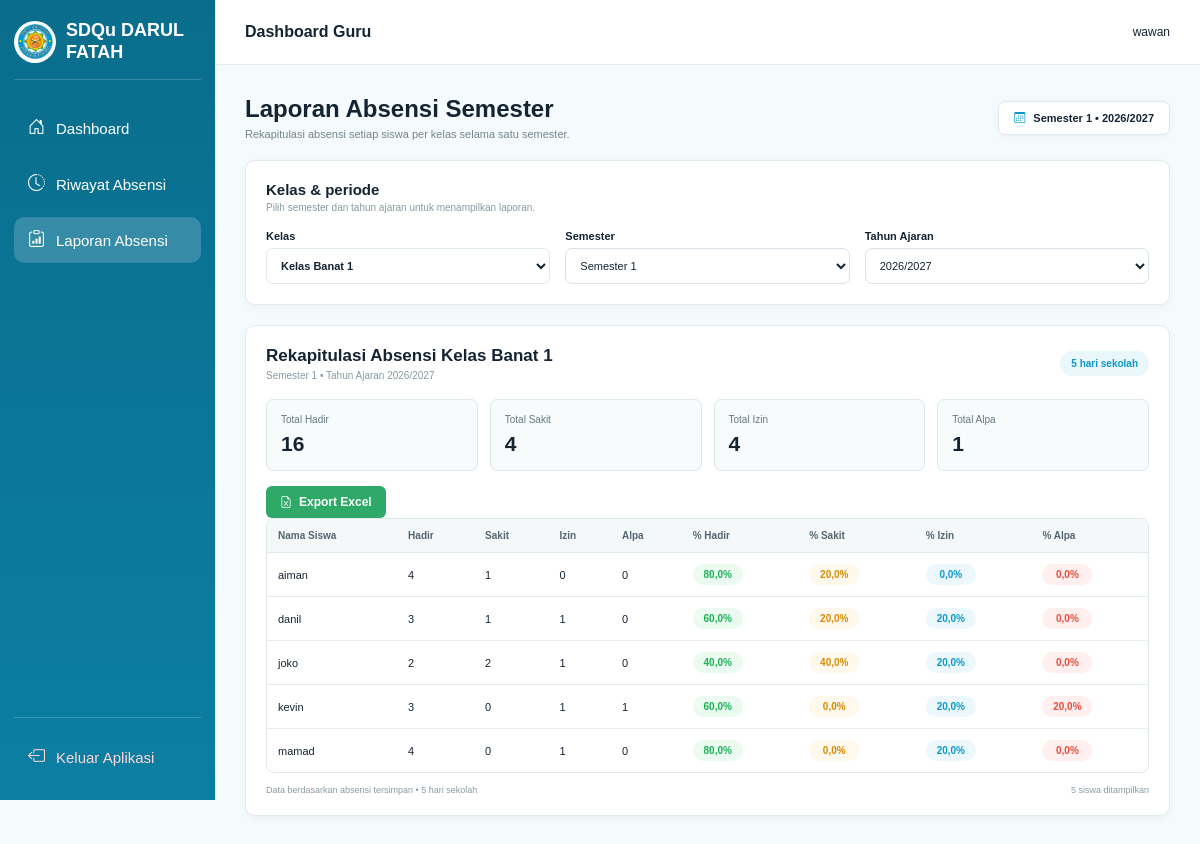
Page /guru/gr_index.php?page=rekap (signed in) on the committed database.
### tables this page shows
CREATE TABLE `tbl_kelas` (
  `id_kelas` int(11) NOT NULL,
  `nama_kelas` varchar(50) NOT NULL,
  `id_wali_guru` int(11) DEFAULT NULL
);

CREATE TABLE `tbl_siswa` (
  `id_siswa` int(11) NOT NULL,
  `nis` varchar(30) NOT NULL,
  `nama_siswa` varchar(100) NOT NULL,
  `id_kelas` int(11) NOT NULL
);

### guru/gr_index.php (called while the page is built, shortened)
<?php
$page = $_GET['page'] ?? 'beranda';
switch ($page) {
    case 'rekap':
        if ($_SESSION['role'] == "wali") {
            $file = 'modRekap/rekap.php';
        } else {
            $file = 'gr_beranda.php';
        }
        break;
}
require 'gr_header.php';
require $file;
require 'gr_footer.php';
?>

### guru/modRekap/rekap.php (the view, shortened to what this page needs)
<?php
$id_guru = isset($_SESSION['id_guru']) ? (int) $_SESSION['id_guru'] : 0;
$query_kelas = mysqli_query(
    $koneksi,
    "SELECT *
     FROM tbl_kelas
     WHERE id_wali_guru='$id_guru'
     LIMIT 1"
);
$kelasWali = mysqli_fetch_assoc($query_kelas);
$id_kelas = (int) $kelasWali['id_kelas'];
$nama_kelas = $kelasWali['nama_kelas'];
$tahunSekarang = (int) date('Y');
$bulanSekarang = (int) date('m');
if ($bulanSekarang >= 7) {
    $awalTahunAjaran = $tahunSekarang;
    $semesterDefault = 1;
} else {
    $awalTahunAjaran = $tahunSekarang - 1;
    $semesterDefault = 2;
}
$daftarTahun = array(
    $awalTahunAjaran . "/" . ($awalTahunAjaran + 1),
    ($awalTahunAjaran - 1) . "/" . $awalTahunAjaran,
    ($awalTahunAjaran - 2) . "/" . ($awalTahunAjaran - 1)
);
$semester = isset($_GET['semester']) ? (int) $_GET['semester'] : $semesterDefault;
$tahun_ajaran = isset($_GET['tahun']) ? $_GET['tahun'] : $daftarTahun[0];
$bagianTahun = explode('/', $tahun_ajaran);
$tahunAwal = (int) $bagianTahun[0];
$tahunAkhir = (int) $bagianTahun[1];
if ($semester == 1) {
    $tanggal_awal = $tahunAwal . "-07-01";
    $tanggal_akhir = $tahunAwal . "-12-31";
} else {
    $tanggal_awal = $tahunAkhir . "-01-01";
    $tanggal_akhir = $tahunAkhir . "-06-30";
}
$query_hari = mysqli_query($koneksi, "SELECT COUNT(DISTINCT tbl_absensi.tanggal) AS jumlah_hari
                                      FROM tbl_absensi
                                      JOIN tbl_siswa
                                      ON tbl_absensi.id_siswa = tbl_siswa.id_siswa
                                      WHERE tbl_siswa.id_kelas='$id_kelas'
                                      AND tbl_absensi.tanggal
                                      BETWEEN '$tanggal_awal' AND '$tanggal_akhir'");
$dataHari = mysqli_fetch_assoc($query_hari);
$jumlahHariSekolah = $dataHari['jumlah_hari'];
$query_siswa = mysqli_query($koneksi, "SELECT
                                        tbl_siswa.id_siswa,
                                        tbl_siswa.nis,
                                        tbl_siswa.nama_siswa,
                                        COALESCE(SUM(
                                            CASE
                                                WHEN tbl_absensi.status='Hadir'
                                                THEN 1 ELSE 0
                                            END
                                        ), 0) AS hadir,
                                        COALESCE(SUM(
                                            CASE
                                                WHEN tbl_absensi.status='Sakit'
                                                THEN 1 ELSE 0
                                            END
                                        ), 0) AS sakit,
                                        COALESCE(SUM(
                                            CASE
                                                WHEN tbl_absensi.status='Izin'
                                                THEN 1 ELSE 0
                                            END
                                        ), 0) AS izin,
                                        COALESCE(SUM(
                                            CASE
                                                WHEN tbl_absensi.status='Alpa'
                                                THEN 1 ELSE 0
                                            END
                                        ), 0) AS alpa
                                      FROM tbl_siswa
                                      LEFT JOIN tbl_absensi
                                      ON tbl_siswa.id_siswa = tbl_absensi.id_siswa
                                      AND tbl_absensi.tanggal
                                      BETWEEN '$tanggal_awal' AND '$tanggal_akhir'
                                      WHERE tbl_siswa.id_kelas='$id_kelas'
                                      GROUP BY
                                        tbl_siswa.id_siswa,
                                        tbl_siswa.nis,
                                        tbl_siswa.nama_siswa
                                      ORDER BY tbl_siswa.nama_siswa ASC");
$dataSiswa = array();
while ($siswa = mysqli_fetch_assoc($query_siswa)) {
    $dataSiswa[] = $siswa;
}
$totalHadir = 0;
$totalSakit = 0;
$totalIzin = 0;
$totalAlpa = 0;
foreach ($dataSiswa as $siswa) {
    $totalHadir += $siswa['hadir'];
    $totalSakit += $siswa['sakit'];
    $totalIzin += $siswa['izin'];
    $totalAlpa += $siswa['alpa'];
}
?>
<div class="rekap-heading">
    <div>
        <h1>Laporan Absensi Semester</h1>
        <p>Rekapitulasi absensi setiap siswa per kelas selama satu semester.</p>
    </div>
    <div class="semester-badge">
        <i class="bi bi-calendar3"></i>
        Semester <?php echo $semester; ?> • <?php echo htmlspecialchars($tahun_ajaran); ?>
    </div>
</div>
<div class="rekap-filter">
    <div class="rekap-filter-title">
        <h3>Kelas & periode</h3>
        <p>Pilih semester dan tahun ajaran untuk menampilkan laporan.</p>
    </div>
    <div class="rekap-filter-row">
    <div class="rekap-filter-group">
        <label>Kelas</label>
        <select id="rekapKelas" disabled>
            <option value="<?php echo $id_kelas; ?>" selected>
                Kelas <?php echo htmlspecialchars($nama_kelas); ?>
            </option>
        </select>
    </div>
        <div class="rekap-filter-group">
            <label>Semester</label>
            <select id="rekapSemester">
                <option value="1" <?php if ($semester == 1) echo "selected"; ?>>Semester 1</option>
            </select>
        </div>
        <div class="rekap-filter-group">
            <label>Tahun Ajaran</label>
            <select id="rekapTahun">
                <?php foreach ($daftarTahun as $tahun) { ?>
                    <option value="<?php echo $tahun; ?>" <?php if ($tahun_ajaran == $tahun) echo "selected"; ?>>
                        <?php echo $tahun; ?>
                    </option>
                <?php } ?>
            </select>
        </div>
    </div>
</div>
<div class="rekap-card">
    <div class="rekap-card-header">
        <div>
            <h2>Rekapitulasi Absensi Kelas <?php echo htmlspecialchars($nama_kelas); ?></h2>
            <p>Semester <?php echo $semester; ?> • Tahun Ajaran <?php echo htmlspecialchars($tahun_ajaran); ?></p>
        </div>
        <div class="hari-sekolah">
            <?php echo $jumlahHariSekolah; ?> hari sekolah
        </div>
    </div>
    <div class="rekap-summary">
        <div class="rekap-summary-card">
            <span>Total Hadir</span>
            <strong><?php echo number_format($totalHadir, 0, ',', '.'); ?></strong>
        </div>
        <div class="rekap-summary-card">
            <span>Total Sakit</span>
            <strong><?php echo number_format($totalSakit, 0, ',', '.'); ?></strong>
        </div>
        <div class="rekap-summary-card">
            <span>Total Izin</span>
            <strong><?php echo number_format($totalIzin, 0, ',', '.'); ?></strong>
        </div>
        <div class="rekap-summary-card">
            <span>Total Alpa</span>
            <strong><?php echo number_format($totalAlpa, 0, ',', '.'); ?></strong>
        </div>
    </div>
    <a href="modRekap/export_rekap.php?semester=<?php echo $semester; ?>&tahun_ajaran=<?php echo urlencode($tahun_ajaran); ?>" class="btn-export">
        <i class="bi bi-file-earmark-excel"></i> Export Excel
    </a>
    <div class="rekap-table-container">
        <table class="rekap-table">
            <thead>
                <tr>
                    <th>Nama Siswa</th>
                    <th>Hadir</th>
                    <th>Sakit</th>
                    <th>Izin</th>
                    <th>Alpa</th>
                    <th>% Hadir</th>
                    <th>% Sakit</th>
                    <th>% Izin</th>
                    <th>% Alpa</th>
                </tr>
            </thead>
            <tbody>
                <?php foreach ($dataSiswa as $siswa) { ?>
                    <?php
                    if ($jumlahHariSekolah > 0) {
                        $persenHadir = ($siswa['hadir'] / $jumlahHariSekolah) * 100;
                        $persenSakit = ($siswa['sakit'] / $jumlahHariSekolah) * 100;
                        $persenIzin = ($siswa['izin'] / $jumlahHariSekolah) * 100;
                        $persenAlpa = ($siswa['alpa'] / $jumlahHariSekolah) * 100;
                    } else {
                        $persenHadir = 0;
                        $persenSakit = 0;
                        $persenIzin = 0;
                        $persenAlpa = 0;
                    }
                    ?>
                    <tr>
                        <td><?php echo htmlspecialchars($siswa['nama_siswa']); ?></td>
                        <td><?php echo $siswa['hadir']; ?></td>
                        <td><?php echo $siswa['sakit']; ?></td>
                        <td><?php echo $siswa['izin']; ?></td>
                        <td><?php echo $siswa['alpa']; ?></td>
                        <td><span class="persen-status persen-hadir"><?php echo number_format($persenHadir, 1, ',', '.'); ?>%</span></td>
                        <td><span class="persen-status persen-sakit"><?php echo number_format($persenSakit, 1, ',', '.'); ?>%</span></td>
                        <td><span class="persen-status persen-izin"><?php echo number_format($persenIzin, 1, ',', '.'); ?>%</span></td>
                        <td><span class="persen-status persen-alpa"><?php echo number_format($persenAlpa, 1, ',', '.'); ?>%</span></td>
                    </tr>
                <?php } ?>
            </tbody>
        </table>
    </div>
    <div class="rekap-footer">
        <span>Data berdasarkan absensi tersimpan • <?php echo $jumlahHariSekolah; ?> hari sekolah</span>
        <span><?php echo count($dataSiswa); ?> siswa ditampilkan</span>
    </div>
</div>

### css/guru.css (style rules this page uses)
* { margin: 0; padding: 0; box-sizing: border-box; }
body { font-family: Arial, Helvetica, sans-serif; background-color: #F5FAFC; color: #142433; }
.rekap-heading { display: flex; justify-content: space-between; align-items: center; margin-bottom: 20px; }
.rekap-heading h1 { font-size: 24px; color: #142433; margin-bottom: 5px; }
.rekap-heading p { font-size: 11px; color: #73858D; }
.semester-badge { background-color: #FFFFFF; border: 1px solid #DCE8ED; border-radius: 7px; padding: 10px 15px; font-size: 11px; font-weight: 600; color: #142433; box-shadow: 0 2px 8px rgba(0, 0, 0, 0.04); }
.semester-badge i { color: #0E97C8; margin-right: 5px; }
.rekap-filter { background-color: #FFFFFF; border: 1px solid #E0EBEF; border-radius: 10px; padding: 20px; margin-bottom: 20px; box-shadow: 0 3px 10px rgba(0, 0, 0, 0.04); }
.rekap-filter-title h3 { font-size: 15px; color: #142433; margin-bottom: 4px; }
.rekap-filter-title p { font-size: 10px; color: #8A9AA2; margin-bottom: 17px; }
.rekap-filter-row { display: grid; grid-template-columns: repeat(3, 1fr); gap: 15px; }
.rekap-filter-group { display: flex; flex-direction: column; gap: 6px; }
.rekap-filter-group label { font-size: 11px; font-weight: 600; color: #142433; }
.rekap-filter-group select { width: 100%; padding: 10px; border: 1px solid #D7E3E8; border-radius: 7px; background-color: #FFFFFF; font-size: 11px; color: #142433; outline: none; cursor: pointer; }
.rekap-filter-group select:disabled { background-color: #FFFFFF; border-color: #DFE9ED; color: #142433; font-weight: 600; cursor: default; opacity: 1; }
.rekap-card { background-color: #FFFFFF; border: 1px solid #E0EBEF; border-radius: 10px; padding: 20px; box-shadow: 0 3px 10px rgba(0, 0, 0, 0.04); }
.rekap-card-header { display: flex; justify-content: space-between; align-items: center; margin-bottom: 18px; }
.rekap-card-header h2 { font-size: 17px; color: #142433; margin-bottom: 4px; }
.rekap-card-header p { font-size: 10px; color: #8A9AA2; }
.hari-sekolah { padding: 7px 11px; border-radius: 20px; background-color: #EAF7FB; color: #0E97C8; font-size: 10px; font-weight: 600; }
.rekap-summary { display: grid; grid-template-columns: repeat(4, 1fr); gap: 12px; margin-bottom: 15px; }
.rekap-summary-card { background-color: #F8FBFC; border: 1px solid #DFE9ED; border-radius: 7px; padding: 14px; }
.rekap-summary-card span { display: block; font-size: 10px; color: #657881; margin-bottom: 7px; }
.rekap-summary-card strong { font-size: 21px; color: #142433; }
.rekap-table-container { overflow-x: auto; border: 1px solid #DFE8EC; border-radius: 8px; }
.rekap-table { width: 100%; border-collapse: collapse; }
.rekap-table th { background-color: #F5F8F9; padding: 11px; text-align: left; font-size: 10px; color: #52666F; border-bottom: 1px solid #DFE8EC; }
.rekap-table td { padding: 11px; font-size: 11px; color: #142433; border-bottom: 1px solid #E6EDF0; }
.rekap-table tbody tr:last-child td { border-bottom: none; }
.rekap-footer { display: flex; justify-content: space-between; margin-top: 12px; font-size: 9px; color: #8A9AA2; }
.persen-status { display: inline-block; min-width: 50px; padding: 5px 8px; border-radius: 15px; text-align: center; font-size: 10px; font-weight: 600; }
.persen-hadir { color: #18B153; background-color: #ECFBF2; }
.persen-sakit { color: #D88B00; background-color: #FFF8EC; }
.persen-izin { color: #0E97C8; background-color: #ECF8FC; }
.persen-alpa { color: #E74C3C; background-color: #FFF0EF; }
.btn-export { display: inline-flex; align-items: center; gap: 7px; padding: 9px 14px; background: #2FA967; color: white; border: none; border-radius: 6px; font-size: 12px; font-weight: 600; text-decoration: none; cursor: pointer; }

### rows in the picture
tbl_kelas: nama_kelas "Banat 1"
tbl_siswa: nama_siswa "aiman", hadir "4", sakit "1", izin "0", alpa "0", persenHadir "80,0", persenSakit "20,0", persenIzin "0,0", persenAlpa "0,0"
tbl_siswa: nama_siswa "danil", hadir "3", sakit "1", izin "1", alpa "0", persenHadir "60,0", persenSakit "20,0", persenIzin "20,0", persenAlpa "0,0"
tbl_siswa: nama_siswa "joko", hadir "2", sakit "2", izin "1", alpa "0", persenHadir "40,0", persenSakit "40,0", persenIzin "20,0", persenAlpa "0,0"
tbl_siswa: nama_siswa "kevin", hadir "3", sakit "0", izin "1", alpa "1", persenHadir "60,0", persenSakit "0,0", persenIzin "20,0", persenAlpa "20,0"
tbl_siswa: nama_siswa "mamad", hadir "4", sakit "0", izin "1", alpa "0", persenHadir "80,0", persenSakit "0,0", persenIzin "20,0", persenAlpa "0,0"

### other values in the picture
$_SESSION['nama_guru'] "wawan"
$semester "1"
$tahun_ajaran "2026/2027"
$jumlahHariSekolah "5"
$totalHadir "16"
$totalSakit "4"
$totalIzin "4"
$totalAlpa "1"
count($dataSiswa) "5"
form field value "2026/2027"
